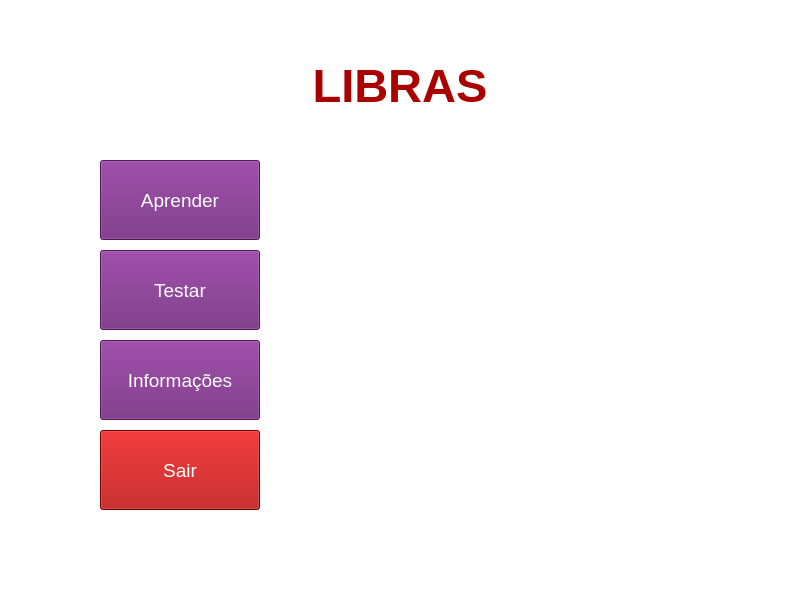
<?xml version="1.0" encoding="UTF-8"?>
<ui version="4.0">
 <class>MainWindow</class>
 <widget class="QMainWindow" name="MainWindow">
  <property name="enabled">
   <bool>true</bool>
  </property>
  <property name="geometry">
   <rect>
    <x>0</x>
    <y>0</y>
    <width>800</width>
    <height>600</height>
   </rect>
  </property>
  <property name="sizePolicy">
   <sizepolicy hsizetype="Fixed" vsizetype="Fixed">
    <horstretch>0</horstretch>
    <verstretch>0</verstretch>
   </sizepolicy>
  </property>
  <property name="minimumSize">
   <size>
    <width>800</width>
    <height>600</height>
   </size>
  </property>
  <property name="maximumSize">
   <size>
    <width>800</width>
    <height>600</height>
   </size>
  </property>
  <property name="palette">
   <palette>
    <active>
     <colorrole role="WindowText">
      <brush brushstyle="SolidPattern">
       <color alpha="255">
        <red>0</red>
        <green>0</green>
        <blue>0</blue>
       </color>
      </brush>
     </colorrole>
     <colorrole role="Button">
      <brush brushstyle="SolidPattern">
       <color alpha="255">
        <red>255</red>
        <green>255</green>
        <blue>255</blue>
       </color>
      </brush>
     </colorrole>
     <colorrole role="Light">
      <brush brushstyle="SolidPattern">
       <color alpha="255">
        <red>255</red>
        <green>255</green>
        <blue>255</blue>
       </color>
      </brush>
     </colorrole>
     <colorrole role="Midlight">
      <brush brushstyle="SolidPattern">
       <color alpha="255">
        <red>255</red>
        <green>255</green>
        <blue>255</blue>
       </color>
      </brush>
     </colorrole>
     <colorrole role="Dark">
      <brush brushstyle="SolidPattern">
       <color alpha="255">
        <red>127</red>
        <green>127</green>
        <blue>127</blue>
       </color>
      </brush>
     </colorrole>
     <colorrole role="Mid">
      <brush brushstyle="SolidPattern">
       <color alpha="255">
        <red>170</red>
        <green>170</green>
        <blue>170</blue>
       </color>
      </brush>
     </colorrole>
     <colorrole role="Text">
      <brush brushstyle="SolidPattern">
       <color alpha="255">
        <red>0</red>
        <green>0</green>
        <blue>0</blue>
       </color>
      </brush>
     </colorrole>
     <colorrole role="BrightText">
      <brush brushstyle="SolidPattern">
       <color alpha="255">
        <red>255</red>
        <green>255</green>
        <blue>255</blue>
       </color>
      </brush>
     </colorrole>
     <colorrole role="ButtonText">
      <brush brushstyle="SolidPattern">
       <color alpha="255">
        <red>0</red>
        <green>0</green>
        <blue>0</blue>
       </color>
      </brush>
     </colorrole>
     <colorrole role="Base">
      <brush brushstyle="SolidPattern">
       <color alpha="255">
        <red>255</red>
        <green>255</green>
        <blue>255</blue>
       </color>
      </brush>
     </colorrole>
     <colorrole role="Window">
      <brush brushstyle="SolidPattern">
       <color alpha="255">
        <red>255</red>
        <green>255</green>
        <blue>255</blue>
       </color>
      </brush>
     </colorrole>
     <colorrole role="Shadow">
      <brush brushstyle="SolidPattern">
       <color alpha="255">
        <red>0</red>
        <green>0</green>
        <blue>0</blue>
       </color>
      </brush>
     </colorrole>
     <colorrole role="AlternateBase">
      <brush brushstyle="SolidPattern">
       <color alpha="255">
        <red>255</red>
        <green>255</green>
        <blue>255</blue>
       </color>
      </brush>
     </colorrole>
     <colorrole role="ToolTipBase">
      <brush brushstyle="SolidPattern">
       <color alpha="255">
        <red>255</red>
        <green>255</green>
        <blue>220</blue>
       </color>
      </brush>
     </colorrole>
     <colorrole role="ToolTipText">
      <brush brushstyle="SolidPattern">
       <color alpha="255">
        <red>0</red>
        <green>0</green>
        <blue>0</blue>
       </color>
      </brush>
     </colorrole>
     <colorrole role="PlaceholderText">
      <brush brushstyle="SolidPattern">
       <color alpha="128">
        <red>0</red>
        <green>0</green>
        <blue>0</blue>
       </color>
      </brush>
     </colorrole>
    </active>
    <inactive>
     <colorrole role="WindowText">
      <brush brushstyle="SolidPattern">
       <color alpha="255">
        <red>0</red>
        <green>0</green>
        <blue>0</blue>
       </color>
      </brush>
     </colorrole>
     <colorrole role="Button">
      <brush brushstyle="SolidPattern">
       <color alpha="255">
        <red>255</red>
        <green>255</green>
        <blue>255</blue>
       </color>
      </brush>
     </colorrole>
     <colorrole role="Light">
      <brush brushstyle="SolidPattern">
       <color alpha="255">
        <red>255</red>
        <green>255</green>
        <blue>255</blue>
       </color>
      </brush>
     </colorrole>
     <colorrole role="Midlight">
      <brush brushstyle="SolidPattern">
       <color alpha="255">
        <red>255</red>
        <green>255</green>
        <blue>255</blue>
       </color>
      </brush>
     </colorrole>
     <colorrole role="Dark">
      <brush brushstyle="SolidPattern">
       <color alpha="255">
        <red>127</red>
        <green>127</green>
        <blue>127</blue>
       </color>
      </brush>
     </colorrole>
     <colorrole role="Mid">
      <brush brushstyle="SolidPattern">
       <color alpha="255">
        <red>170</red>
        <green>170</green>
        <blue>170</blue>
       </color>
      </brush>
     </colorrole>
     <colorrole role="Text">
      <brush brushstyle="SolidPattern">
       <color alpha="255">
        <red>0</red>
        <green>0</green>
        <blue>0</blue>
       </color>
      </brush>
     </colorrole>
     <colorrole role="BrightText">
      <brush brushstyle="SolidPattern">
       <color alpha="255">
        <red>255</red>
        <green>255</green>
        <blue>255</blue>
       </color>
      </brush>
     </colorrole>
     <colorrole role="ButtonText">
      <brush brushstyle="SolidPattern">
       <color alpha="255">
        <red>0</red>
        <green>0</green>
        <blue>0</blue>
       </color>
      </brush>
     </colorrole>
     <colorrole role="Base">
      <brush brushstyle="SolidPattern">
       <color alpha="255">
        <red>255</red>
        <green>255</green>
        <blue>255</blue>
       </color>
      </brush>
     </colorrole>
     <colorrole role="Window">
      <brush brushstyle="SolidPattern">
       <color alpha="255">
        <red>255</red>
        <green>255</green>
        <blue>255</blue>
       </color>
      </brush>
     </colorrole>
     <colorrole role="Shadow">
      <brush brushstyle="SolidPattern">
       <color alpha="255">
        <red>0</red>
        <green>0</green>
        <blue>0</blue>
       </color>
      </brush>
     </colorrole>
     <colorrole role="AlternateBase">
      <brush brushstyle="SolidPattern">
       <color alpha="255">
        <red>255</red>
        <green>255</green>
        <blue>255</blue>
       </color>
      </brush>
     </colorrole>
     <colorrole role="ToolTipBase">
      <brush brushstyle="SolidPattern">
       <color alpha="255">
        <red>255</red>
        <green>255</green>
        <blue>220</blue>
       </color>
      </brush>
     </colorrole>
     <colorrole role="ToolTipText">
      <brush brushstyle="SolidPattern">
       <color alpha="255">
        <red>0</red>
        <green>0</green>
        <blue>0</blue>
       </color>
      </brush>
     </colorrole>
     <colorrole role="PlaceholderText">
      <brush brushstyle="SolidPattern">
       <color alpha="128">
        <red>0</red>
        <green>0</green>
        <blue>0</blue>
       </color>
      </brush>
     </colorrole>
    </inactive>
    <disabled>
     <colorrole role="WindowText">
      <brush brushstyle="SolidPattern">
       <color alpha="255">
        <red>127</red>
        <green>127</green>
        <blue>127</blue>
       </color>
      </brush>
     </colorrole>
     <colorrole role="Button">
      <brush brushstyle="SolidPattern">
       <color alpha="255">
        <red>255</red>
        <green>255</green>
        <blue>255</blue>
       </color>
      </brush>
     </colorrole>
     <colorrole role="Light">
      <brush brushstyle="SolidPattern">
       <color alpha="255">
        <red>255</red>
        <green>255</green>
        <blue>255</blue>
       </color>
      </brush>
     </colorrole>
     <colorrole role="Midlight">
      <brush brushstyle="SolidPattern">
       <color alpha="255">
        <red>255</red>
        <green>255</green>
        <blue>255</blue>
       </color>
      </brush>
     </colorrole>
     <colorrole role="Dark">
      <brush brushstyle="SolidPattern">
       <color alpha="255">
        <red>127</red>
        <green>127</green>
        <blue>127</blue>
       </color>
      </brush>
     </colorrole>
     <colorrole role="Mid">
      <brush brushstyle="SolidPattern">
       <color alpha="255">
        <red>170</red>
        <green>170</green>
        <blue>170</blue>
       </color>
      </brush>
     </colorrole>
     <colorrole role="Text">
      <brush brushstyle="SolidPattern">
       <color alpha="255">
        <red>127</red>
        <green>127</green>
        <blue>127</blue>
       </color>
      </brush>
     </colorrole>
     <colorrole role="BrightText">
      <brush brushstyle="SolidPattern">
       <color alpha="255">
        <red>255</red>
        <green>255</green>
        <blue>255</blue>
       </color>
      </brush>
     </colorrole>
     <colorrole role="ButtonText">
      <brush brushstyle="SolidPattern">
       <color alpha="255">
        <red>127</red>
        <green>127</green>
        <blue>127</blue>
       </color>
      </brush>
     </colorrole>
     <colorrole role="Base">
      <brush brushstyle="SolidPattern">
       <color alpha="255">
        <red>255</red>
        <green>255</green>
        <blue>255</blue>
       </color>
      </brush>
     </colorrole>
     <colorrole role="Window">
      <brush brushstyle="SolidPattern">
       <color alpha="255">
        <red>255</red>
        <green>255</green>
        <blue>255</blue>
       </color>
      </brush>
     </colorrole>
     <colorrole role="Shadow">
      <brush brushstyle="SolidPattern">
       <color alpha="255">
        <red>0</red>
        <green>0</green>
        <blue>0</blue>
       </color>
      </brush>
     </colorrole>
     <colorrole role="AlternateBase">
      <brush brushstyle="SolidPattern">
       <color alpha="255">
        <red>255</red>
        <green>255</green>
        <blue>255</blue>
       </color>
      </brush>
     </colorrole>
     <colorrole role="ToolTipBase">
      <brush brushstyle="SolidPattern">
       <color alpha="255">
        <red>255</red>
        <green>255</green>
        <blue>220</blue>
       </color>
      </brush>
     </colorrole>
     <colorrole role="ToolTipText">
      <brush brushstyle="SolidPattern">
       <color alpha="255">
        <red>0</red>
        <green>0</green>
        <blue>0</blue>
       </color>
      </brush>
     </colorrole>
     <colorrole role="PlaceholderText">
      <brush brushstyle="SolidPattern">
       <color alpha="128">
        <red>0</red>
        <green>0</green>
        <blue>0</blue>
       </color>
      </brush>
     </colorrole>
    </disabled>
   </palette>
  </property>
  <property name="windowTitle">
   <string>MainWindow</string>
  </property>
  <widget class="QWidget" name="centralwidget">
   <widget class="QPushButton" name="start_button">
    <property name="geometry">
     <rect>
      <x>100</x>
      <y>160</y>
      <width>160</width>
      <height>80</height>
     </rect>
    </property>
    <property name="font">
     <font>
      <pointsize>14</pointsize>
     </font>
    </property>
    <property name="styleSheet">
     <string notr="true">background-color: rgb(112, 35, 123);
color: rgb(255, 255, 255);</string>
    </property>
    <property name="text">
     <string>Aprender</string>
    </property>
   </widget>
   <widget class="QPushButton" name="config_button">
    <property name="geometry">
     <rect>
      <x>100</x>
      <y>340</y>
      <width>160</width>
      <height>80</height>
     </rect>
    </property>
    <property name="font">
     <font>
      <pointsize>14</pointsize>
     </font>
    </property>
    <property name="styleSheet">
     <string notr="true">background-color: rgb(112, 35, 123);
color: rgb(255, 255, 255);</string>
    </property>
    <property name="text">
     <string>Informações</string>
    </property>
   </widget>
   <widget class="QPushButton" name="exit_button">
    <property name="geometry">
     <rect>
      <x>100</x>
      <y>430</y>
      <width>160</width>
      <height>80</height>
     </rect>
    </property>
    <property name="palette">
     <palette>
      <active>
       <colorrole role="WindowText">
        <brush brushstyle="SolidPattern">
         <color alpha="255">
          <red>255</red>
          <green>255</green>
          <blue>255</blue>
         </color>
        </brush>
       </colorrole>
       <colorrole role="Button">
        <brush brushstyle="SolidPattern">
         <color alpha="255">
          <red>170</red>
          <green>0</green>
          <blue>0</blue>
         </color>
        </brush>
       </colorrole>
       <colorrole role="Text">
        <brush brushstyle="SolidPattern">
         <color alpha="255">
          <red>255</red>
          <green>255</green>
          <blue>255</blue>
         </color>
        </brush>
       </colorrole>
       <colorrole role="ButtonText">
        <brush brushstyle="SolidPattern">
         <color alpha="255">
          <red>255</red>
          <green>255</green>
          <blue>255</blue>
         </color>
        </brush>
       </colorrole>
       <colorrole role="Base">
        <brush brushstyle="SolidPattern">
         <color alpha="255">
          <red>170</red>
          <green>0</green>
          <blue>0</blue>
         </color>
        </brush>
       </colorrole>
       <colorrole role="Window">
        <brush brushstyle="SolidPattern">
         <color alpha="255">
          <red>170</red>
          <green>0</green>
          <blue>0</blue>
         </color>
        </brush>
       </colorrole>
       <colorrole role="AlternateBase">
        <brush brushstyle="SolidPattern">
         <color alpha="255">
          <red>85</red>
          <green>255</green>
          <blue>255</blue>
         </color>
        </brush>
       </colorrole>
       <colorrole role="PlaceholderText">
        <brush brushstyle="NoBrush">
         <color alpha="128">
          <red>255</red>
          <green>255</green>
          <blue>255</blue>
         </color>
        </brush>
       </colorrole>
      </active>
      <inactive>
       <colorrole role="WindowText">
        <brush brushstyle="SolidPattern">
         <color alpha="255">
          <red>255</red>
          <green>255</green>
          <blue>255</blue>
         </color>
        </brush>
       </colorrole>
       <colorrole role="Button">
        <brush brushstyle="SolidPattern">
         <color alpha="255">
          <red>170</red>
          <green>0</green>
          <blue>0</blue>
         </color>
        </brush>
       </colorrole>
       <colorrole role="Text">
        <brush brushstyle="SolidPattern">
         <color alpha="255">
          <red>255</red>
          <green>255</green>
          <blue>255</blue>
         </color>
        </brush>
       </colorrole>
       <colorrole role="ButtonText">
        <brush brushstyle="SolidPattern">
         <color alpha="255">
          <red>255</red>
          <green>255</green>
          <blue>255</blue>
         </color>
        </brush>
       </colorrole>
       <colorrole role="Base">
        <brush brushstyle="SolidPattern">
         <color alpha="255">
          <red>170</red>
          <green>0</green>
          <blue>0</blue>
         </color>
        </brush>
       </colorrole>
       <colorrole role="Window">
        <brush brushstyle="SolidPattern">
         <color alpha="255">
          <red>170</red>
          <green>0</green>
          <blue>0</blue>
         </color>
        </brush>
       </colorrole>
       <colorrole role="AlternateBase">
        <brush brushstyle="SolidPattern">
         <color alpha="255">
          <red>85</red>
          <green>255</green>
          <blue>255</blue>
         </color>
        </brush>
       </colorrole>
       <colorrole role="PlaceholderText">
        <brush brushstyle="NoBrush">
         <color alpha="128">
          <red>255</red>
          <green>255</green>
          <blue>255</blue>
         </color>
        </brush>
       </colorrole>
      </inactive>
      <disabled>
       <colorrole role="WindowText">
        <brush brushstyle="SolidPattern">
         <color alpha="255">
          <red>255</red>
          <green>255</green>
          <blue>255</blue>
         </color>
        </brush>
       </colorrole>
       <colorrole role="Button">
        <brush brushstyle="SolidPattern">
         <color alpha="255">
          <red>170</red>
          <green>0</green>
          <blue>0</blue>
         </color>
        </brush>
       </colorrole>
       <colorrole role="Text">
        <brush brushstyle="SolidPattern">
         <color alpha="255">
          <red>255</red>
          <green>255</green>
          <blue>255</blue>
         </color>
        </brush>
       </colorrole>
       <colorrole role="ButtonText">
        <brush brushstyle="SolidPattern">
         <color alpha="255">
          <red>255</red>
          <green>255</green>
          <blue>255</blue>
         </color>
        </brush>
       </colorrole>
       <colorrole role="Base">
        <brush brushstyle="SolidPattern">
         <color alpha="255">
          <red>170</red>
          <green>0</green>
          <blue>0</blue>
         </color>
        </brush>
       </colorrole>
       <colorrole role="Window">
        <brush brushstyle="SolidPattern">
         <color alpha="255">
          <red>170</red>
          <green>0</green>
          <blue>0</blue>
         </color>
        </brush>
       </colorrole>
       <colorrole role="AlternateBase">
        <brush brushstyle="SolidPattern">
         <color alpha="255">
          <red>85</red>
          <green>255</green>
          <blue>255</blue>
         </color>
        </brush>
       </colorrole>
       <colorrole role="PlaceholderText">
        <brush brushstyle="NoBrush">
         <color alpha="128">
          <red>255</red>
          <green>255</green>
          <blue>255</blue>
         </color>
        </brush>
       </colorrole>
      </disabled>
     </palette>
    </property>
    <property name="font">
     <font>
      <pointsize>14</pointsize>
     </font>
    </property>
    <property name="styleSheet">
     <string notr="true">background-color: rgb(170, 0, 0);
color: rgb(255, 255, 255);</string>
    </property>
    <property name="text">
     <string>Sair</string>
    </property>
   </widget>
   <widget class="QLabel" name="window_title">
    <property name="geometry">
     <rect>
      <x>250</x>
      <y>40</y>
      <width>300</width>
      <height>90</height>
     </rect>
    </property>
    <property name="palette">
     <palette>
      <active>
       <colorrole role="WindowText">
        <brush brushstyle="SolidPattern">
         <color alpha="255">
          <red>170</red>
          <green>0</green>
          <blue>0</blue>
         </color>
        </brush>
       </colorrole>
       <colorrole role="Button">
        <brush brushstyle="SolidPattern">
         <color alpha="255">
          <red>240</red>
          <green>0</green>
          <blue>4</blue>
         </color>
        </brush>
       </colorrole>
       <colorrole role="Light">
        <brush brushstyle="SolidPattern">
         <color alpha="255">
          <red>255</red>
          <green>105</green>
          <blue>107</blue>
         </color>
        </brush>
       </colorrole>
       <colorrole role="Midlight">
        <brush brushstyle="SolidPattern">
         <color alpha="255">
          <red>247</red>
          <green>52</green>
          <blue>55</blue>
         </color>
        </brush>
       </colorrole>
       <colorrole role="Dark">
        <brush brushstyle="SolidPattern">
         <color alpha="255">
          <red>120</red>
          <green>0</green>
          <blue>2</blue>
         </color>
        </brush>
       </colorrole>
       <colorrole role="Mid">
        <brush brushstyle="SolidPattern">
         <color alpha="255">
          <red>160</red>
          <green>0</green>
          <blue>2</blue>
         </color>
        </brush>
       </colorrole>
       <colorrole role="Text">
        <brush brushstyle="SolidPattern">
         <color alpha="255">
          <red>0</red>
          <green>0</green>
          <blue>0</blue>
         </color>
        </brush>
       </colorrole>
       <colorrole role="BrightText">
        <brush brushstyle="SolidPattern">
         <color alpha="255">
          <red>255</red>
          <green>255</green>
          <blue>255</blue>
         </color>
        </brush>
       </colorrole>
       <colorrole role="ButtonText">
        <brush brushstyle="SolidPattern">
         <color alpha="255">
          <red>0</red>
          <green>0</green>
          <blue>0</blue>
         </color>
        </brush>
       </colorrole>
       <colorrole role="Base">
        <brush brushstyle="SolidPattern">
         <color alpha="255">
          <red>255</red>
          <green>255</green>
          <blue>255</blue>
         </color>
        </brush>
       </colorrole>
       <colorrole role="Window">
        <brush brushstyle="SolidPattern">
         <color alpha="255">
          <red>240</red>
          <green>0</green>
          <blue>4</blue>
         </color>
        </brush>
       </colorrole>
       <colorrole role="Shadow">
        <brush brushstyle="SolidPattern">
         <color alpha="255">
          <red>0</red>
          <green>0</green>
          <blue>0</blue>
         </color>
        </brush>
       </colorrole>
       <colorrole role="AlternateBase">
        <brush brushstyle="SolidPattern">
         <color alpha="255">
          <red>247</red>
          <green>127</green>
          <blue>129</blue>
         </color>
        </brush>
       </colorrole>
       <colorrole role="ToolTipBase">
        <brush brushstyle="SolidPattern">
         <color alpha="255">
          <red>255</red>
          <green>255</green>
          <blue>220</blue>
         </color>
        </brush>
       </colorrole>
       <colorrole role="ToolTipText">
        <brush brushstyle="SolidPattern">
         <color alpha="255">
          <red>0</red>
          <green>0</green>
          <blue>0</blue>
         </color>
        </brush>
       </colorrole>
       <colorrole role="PlaceholderText">
        <brush brushstyle="NoBrush">
         <color alpha="128">
          <red>0</red>
          <green>0</green>
          <blue>0</blue>
         </color>
        </brush>
       </colorrole>
      </active>
      <inactive>
       <colorrole role="WindowText">
        <brush brushstyle="SolidPattern">
         <color alpha="255">
          <red>170</red>
          <green>0</green>
          <blue>0</blue>
         </color>
        </brush>
       </colorrole>
       <colorrole role="Button">
        <brush brushstyle="SolidPattern">
         <color alpha="255">
          <red>240</red>
          <green>0</green>
          <blue>4</blue>
         </color>
        </brush>
       </colorrole>
       <colorrole role="Light">
        <brush brushstyle="SolidPattern">
         <color alpha="255">
          <red>255</red>
          <green>105</green>
          <blue>107</blue>
         </color>
        </brush>
       </colorrole>
       <colorrole role="Midlight">
        <brush brushstyle="SolidPattern">
         <color alpha="255">
          <red>247</red>
          <green>52</green>
          <blue>55</blue>
         </color>
        </brush>
       </colorrole>
       <colorrole role="Dark">
        <brush brushstyle="SolidPattern">
         <color alpha="255">
          <red>120</red>
          <green>0</green>
          <blue>2</blue>
         </color>
        </brush>
       </colorrole>
       <colorrole role="Mid">
        <brush brushstyle="SolidPattern">
         <color alpha="255">
          <red>160</red>
          <green>0</green>
          <blue>2</blue>
         </color>
        </brush>
       </colorrole>
       <colorrole role="Text">
        <brush brushstyle="SolidPattern">
         <color alpha="255">
          <red>0</red>
          <green>0</green>
          <blue>0</blue>
         </color>
        </brush>
       </colorrole>
       <colorrole role="BrightText">
        <brush brushstyle="SolidPattern">
         <color alpha="255">
          <red>255</red>
          <green>255</green>
          <blue>255</blue>
         </color>
        </brush>
       </colorrole>
       <colorrole role="ButtonText">
        <brush brushstyle="SolidPattern">
         <color alpha="255">
          <red>0</red>
          <green>0</green>
          <blue>0</blue>
         </color>
        </brush>
       </colorrole>
       <colorrole role="Base">
        <brush brushstyle="SolidPattern">
         <color alpha="255">
          <red>255</red>
          <green>255</green>
          <blue>255</blue>
         </color>
        </brush>
       </colorrole>
       <colorrole role="Window">
        <brush brushstyle="SolidPattern">
         <color alpha="255">
          <red>240</red>
          <green>0</green>
          <blue>4</blue>
         </color>
        </brush>
       </colorrole>
       <colorrole role="Shadow">
        <brush brushstyle="SolidPattern">
         <color alpha="255">
          <red>0</red>
          <green>0</green>
          <blue>0</blue>
         </color>
        </brush>
       </colorrole>
       <colorrole role="AlternateBase">
        <brush brushstyle="SolidPattern">
         <color alpha="255">
          <red>247</red>
          <green>127</green>
          <blue>129</blue>
         </color>
        </brush>
       </colorrole>
       <colorrole role="ToolTipBase">
        <brush brushstyle="SolidPattern">
         <color alpha="255">
          <red>255</red>
          <green>255</green>
          <blue>220</blue>
         </color>
        </brush>
       </colorrole>
       <colorrole role="ToolTipText">
        <brush brushstyle="SolidPattern">
         <color alpha="255">
          <red>0</red>
          <green>0</green>
          <blue>0</blue>
         </color>
        </brush>
       </colorrole>
       <colorrole role="PlaceholderText">
        <brush brushstyle="NoBrush">
         <color alpha="128">
          <red>0</red>
          <green>0</green>
          <blue>0</blue>
         </color>
        </brush>
       </colorrole>
      </inactive>
      <disabled>
       <colorrole role="WindowText">
        <brush brushstyle="SolidPattern">
         <color alpha="255">
          <red>120</red>
          <green>0</green>
          <blue>2</blue>
         </color>
        </brush>
       </colorrole>
       <colorrole role="Button">
        <brush brushstyle="SolidPattern">
         <color alpha="255">
          <red>240</red>
          <green>0</green>
          <blue>4</blue>
         </color>
        </brush>
       </colorrole>
       <colorrole role="Light">
        <brush brushstyle="SolidPattern">
         <color alpha="255">
          <red>255</red>
          <green>105</green>
          <blue>107</blue>
         </color>
        </brush>
       </colorrole>
       <colorrole role="Midlight">
        <brush brushstyle="SolidPattern">
         <color alpha="255">
          <red>247</red>
          <green>52</green>
          <blue>55</blue>
         </color>
        </brush>
       </colorrole>
       <colorrole role="Dark">
        <brush brushstyle="SolidPattern">
         <color alpha="255">
          <red>120</red>
          <green>0</green>
          <blue>2</blue>
         </color>
        </brush>
       </colorrole>
       <colorrole role="Mid">
        <brush brushstyle="SolidPattern">
         <color alpha="255">
          <red>160</red>
          <green>0</green>
          <blue>2</blue>
         </color>
        </brush>
       </colorrole>
       <colorrole role="Text">
        <brush brushstyle="SolidPattern">
         <color alpha="255">
          <red>120</red>
          <green>0</green>
          <blue>2</blue>
         </color>
        </brush>
       </colorrole>
       <colorrole role="BrightText">
        <brush brushstyle="SolidPattern">
         <color alpha="255">
          <red>255</red>
          <green>255</green>
          <blue>255</blue>
         </color>
        </brush>
       </colorrole>
       <colorrole role="ButtonText">
        <brush brushstyle="SolidPattern">
         <color alpha="255">
          <red>120</red>
          <green>0</green>
          <blue>2</blue>
         </color>
        </brush>
       </colorrole>
       <colorrole role="Base">
        <brush brushstyle="SolidPattern">
         <color alpha="255">
          <red>240</red>
          <green>0</green>
          <blue>4</blue>
         </color>
        </brush>
       </colorrole>
       <colorrole role="Window">
        <brush brushstyle="SolidPattern">
         <color alpha="255">
          <red>240</red>
          <green>0</green>
          <blue>4</blue>
         </color>
        </brush>
       </colorrole>
       <colorrole role="Shadow">
        <brush brushstyle="SolidPattern">
         <color alpha="255">
          <red>0</red>
          <green>0</green>
          <blue>0</blue>
         </color>
        </brush>
       </colorrole>
       <colorrole role="AlternateBase">
        <brush brushstyle="SolidPattern">
         <color alpha="255">
          <red>240</red>
          <green>0</green>
          <blue>4</blue>
         </color>
        </brush>
       </colorrole>
       <colorrole role="ToolTipBase">
        <brush brushstyle="SolidPattern">
         <color alpha="255">
          <red>255</red>
          <green>255</green>
          <blue>220</blue>
         </color>
        </brush>
       </colorrole>
       <colorrole role="ToolTipText">
        <brush brushstyle="SolidPattern">
         <color alpha="255">
          <red>0</red>
          <green>0</green>
          <blue>0</blue>
         </color>
        </brush>
       </colorrole>
       <colorrole role="PlaceholderText">
        <brush brushstyle="NoBrush">
         <color alpha="128">
          <red>0</red>
          <green>0</green>
          <blue>0</blue>
         </color>
        </brush>
       </colorrole>
      </disabled>
     </palette>
    </property>
    <property name="font">
     <font>
      <pointsize>35</pointsize>
      <weight>75</weight>
      <bold>true</bold>
     </font>
    </property>
    <property name="cursor">
     <cursorShape>ArrowCursor</cursorShape>
    </property>
    <property name="text">
     <string>LIBRAS</string>
    </property>
    <property name="alignment">
     <set>Qt::AlignCenter</set>
    </property>
   </widget>
   <widget class="QLabel" name="label">
    <property name="geometry">
     <rect>
      <x>320</x>
      <y>140</y>
      <width>400</width>
      <height>400</height>
     </rect>
    </property>
    <property name="styleSheet">
     <string notr="true">image: url(:/HandsImage/HandsLibras.png);</string>
    </property>
    <property name="text">
     <string/>
    </property>
   </widget>
   <widget class="QPushButton" name="start_button_2">
    <property name="geometry">
     <rect>
      <x>100</x>
      <y>250</y>
      <width>160</width>
      <height>80</height>
     </rect>
    </property>
    <property name="font">
     <font>
      <pointsize>14</pointsize>
     </font>
    </property>
    <property name="styleSheet">
     <string notr="true">background-color: rgb(112, 35, 123);
color: rgb(255, 255, 255);</string>
    </property>
    <property name="text">
     <string>Testar</string>
    </property>
   </widget>
  </widget>
  <widget class="QMenuBar" name="menubar">
   <property name="geometry">
    <rect>
     <x>0</x>
     <y>0</y>
     <width>800</width>
     <height>20</height>
    </rect>
   </property>
  </widget>
 </widget>
 <resources>
  <include location="HandsLibras.qrc"/>
 </resources>
 <connections/>
</ui>
